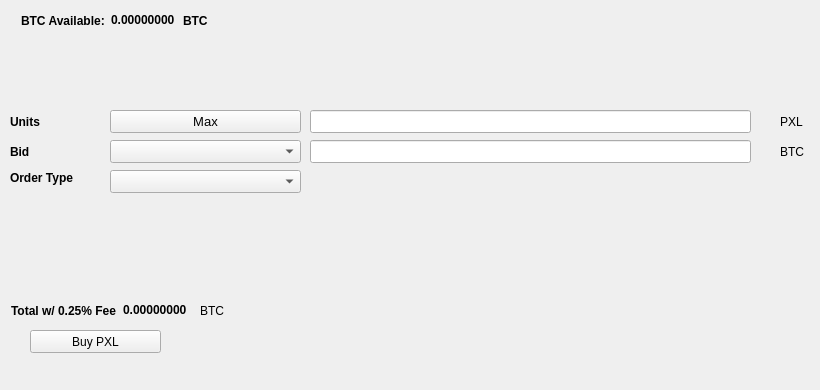
   <widget class="QWidget" name="BuyTab">
    <attribute name="title">
     <string>Buy</string>
    </attribute>
    <widget class="QPushButton" name="BuyPXL">
     <property name="geometry">
      <rect>
       <x>30</x>
       <y>330</y>
       <width>131</width>
       <height>23</height>
      </rect>
     </property>
     <property name="text">
      <string>Buy PXL</string>
     </property>
     <property name="icon">
      <iconset resource="../pixel.qrc">
       <normaloff>:/icons/bitcoin</normaloff>:/icons/bitcoin</iconset>
     </property>
    </widget>
    <widget class="QLabel" name="label_3">
     <property name="geometry">
      <rect>
       <x>10</x>
       <y>110</y>
       <width>46</width>
       <height>23</height>
      </rect>
     </property>
     <property name="font">
      <font>
       <weight>75</weight>
       <bold>true</bold>
      </font>
     </property>
     <property name="text">
      <string>Units</string>
     </property>
    </widget>
    <widget class="QLineEdit" name="UnitsInput">
     <property name="geometry">
      <rect>
       <x>310</x>
       <y>110</y>
       <width>441</width>
       <height>23</height>
      </rect>
     </property>
     <property name="font">
      <font>
       <pointsize>9</pointsize>
       <weight>75</weight>
       <bold>true</bold>
      </font>
     </property>
    </widget>
    <widget class="QLineEdit" name="BuyBidPriceEdit">
     <property name="geometry">
      <rect>
       <x>310</x>
       <y>140</y>
       <width>441</width>
       <height>23</height>
      </rect>
     </property>
     <property name="font">
      <font>
       <pointsize>9</pointsize>
       <weight>75</weight>
       <bold>true</bold>
      </font>
     </property>
    </widget>
    <widget class="QLabel" name="label_4">
     <property name="geometry">
      <rect>
       <x>780</x>
       <y>110</y>
       <width>31</width>
       <height>23</height>
      </rect>
     </property>
     <property name="text">
      <string>PXL</string>
     </property>
    </widget>
    <widget class="QLabel" name="label_5">
     <property name="geometry">
      <rect>
       <x>780</x>
       <y>140</y>
       <width>31</width>
       <height>23</height>
      </rect>
     </property>
     <property name="text">
      <string>BTC</string>
     </property>
    </widget>
    <widget class="QLabel" name="label_6">
     <property name="geometry">
      <rect>
       <x>10</x>
       <y>140</y>
       <width>46</width>
       <height>23</height>
      </rect>
     </property>
     <property name="font">
      <font>
       <weight>75</weight>
       <bold>true</bold>
      </font>
     </property>
     <property name="text">
      <string>Bid</string>
     </property>
    </widget>
    <widget class="QLabel" name="label_7">
     <property name="geometry">
      <rect>
       <x>10</x>
       <y>170</y>
       <width>91</width>
       <height>16</height>
      </rect>
     </property>
     <property name="font">
      <font>
       <weight>75</weight>
       <bold>true</bold>
      </font>
     </property>
     <property name="text">
      <string>Order Type</string>
     </property>
    </widget>
    <widget class="QPushButton" name="Buy_Max_Amount">
     <property name="geometry">
      <rect>
       <x>110</x>
       <y>110</y>
       <width>191</width>
       <height>23</height>
      </rect>
     </property>
     <property name="font">
      <font>
       <pointsize>10</pointsize>
      </font>
     </property>
     <property name="text">
      <string>Max</string>
     </property>
    </widget>
    <widget class="QComboBox" name="BuyBidcomboBox">
     <property name="geometry">
      <rect>
       <x>110</x>
       <y>140</y>
       <width>191</width>
       <height>23</height>
      </rect>
     </property>
     <property name="font">
      <font>
       <pointsize>10</pointsize>
      </font>
     </property>
    </widget>
    <widget class="QComboBox" name="buyOrdertypeCombo">
     <property name="geometry">
      <rect>
       <x>110</x>
       <y>170</y>
       <width>191</width>
       <height>23</height>
      </rect>
     </property>
     <property name="font">
      <font>
       <pointsize>10</pointsize>
      </font>
     </property>
    </widget>
    <widget class="QWidget" name="layoutWidget1">
     <property name="geometry">
      <rect>
       <x>21</x>
       <y>11</y>
       <width>227</width>
       <height>19</height>
      </rect>
     </property>
     <layout class="QHBoxLayout" name="horizontalLayout_3">
      <item>
       <widget class="QLabel" name="label232">
        <property name="font">
         <font>
          <weight>75</weight>
          <bold>true</bold>
         </font>
        </property>
        <property name="text">
         <string>BTC Available:</string>
        </property>
       </widget>
      </item>
      <item>
       <widget class="QLabel" name="BtcAvailableLbl">
        <property name="palette">
         <palette>
          <active>
           <colorrole role="WindowText">
            <brush brushstyle="SolidPattern">
             <color alpha="255">
              <red>0</red>
              <green>0</green>
              <blue>0</blue>
             </color>
            </brush>
           </colorrole>
           <colorrole role="Button">
            <brush brushstyle="SolidPattern">
             <color alpha="255">
              <red>0</red>
              <green>170</green>
              <blue>0</blue>
             </color>
            </brush>
           </colorrole>
           <colorrole role="Light">
            <brush brushstyle="SolidPattern">
             <color alpha="255">
              <red>0</red>
              <green>255</green>
              <blue>0</blue>
             </color>
            </brush>
           </colorrole>
           <colorrole role="Midlight">
            <brush brushstyle="SolidPattern">
             <color alpha="255">
              <red>0</red>
              <green>212</green>
              <blue>0</blue>
             </color>
            </brush>
           </colorrole>
           <colorrole role="Dark">
            <brush brushstyle="SolidPattern">
             <color alpha="255">
              <red>0</red>
              <green>85</green>
              <blue>0</blue>
             </color>
            </brush>
           </colorrole>
           <colorrole role="Mid">
            <brush brushstyle="SolidPattern">
             <color alpha="255">
              <red>0</red>
              <green>113</green>
              <blue>0</blue>
             </color>
            </brush>
           </colorrole>
           <colorrole role="Text">
            <brush brushstyle="SolidPattern">
             <color alpha="255">
              <red>0</red>
              <green>170</green>
              <blue>0</blue>
             </color>
            </brush>
           </colorrole>
           <colorrole role="BrightText">
            <brush brushstyle="SolidPattern">
             <color alpha="255">
              <red>255</red>
              <green>255</green>
              <blue>255</blue>
             </color>
            </brush>
           </colorrole>
           <colorrole role="ButtonText">
            <brush brushstyle="SolidPattern">
             <color alpha="255">
              <red>0</red>
              <green>0</green>
              <blue>0</blue>
             </color>
            </brush>
           </colorrole>
           <colorrole role="Base">
            <brush brushstyle="SolidPattern">
             <color alpha="255">
              <red>255</red>
              <green>255</green>
              <blue>255</blue>
             </color>
            </brush>
           </colorrole>
           <colorrole role="Window">
            <brush brushstyle="SolidPattern">
             <color alpha="255">
              <red>0</red>
              <green>170</green>
              <blue>0</blue>
             </color>
            </brush>
           </colorrole>
           <colorrole role="Shadow">
            <brush brushstyle="SolidPattern">
             <color alpha="255">
              <red>0</red>
              <green>0</green>
              <blue>0</blue>
             </color>
            </brush>
           </colorrole>
           <colorrole role="AlternateBase">
            <brush brushstyle="SolidPattern">
             <color alpha="255">
              <red>127</red>
              <green>212</green>
              <blue>127</blue>
             </color>
            </brush>
           </colorrole>
           <colorrole role="ToolTipBase">
            <brush brushstyle="SolidPattern">
             <color alpha="255">
              <red>255</red>
              <green>255</green>
              <blue>220</blue>
             </color>
            </brush>
           </colorrole>
           <colorrole role="ToolTipText">
            <brush brushstyle="SolidPattern">
             <color alpha="255">
              <red>0</red>
              <green>0</green>
              <blue>0</blue>
             </color>
            </brush>
           </colorrole>
          </active>
          <inactive>
           <colorrole role="WindowText">
            <brush brushstyle="SolidPattern">
             <color alpha="255">
              <red>0</red>
              <green>0</green>
              <blue>0</blue>
             </color>
            </brush>
           </colorrole>
           <colorrole role="Button">
            <brush brushstyle="SolidPattern">
             <color alpha="255">
              <red>0</red>
              <green>170</green>
              <blue>0</blue>
             </color>
            </brush>
           </colorrole>
           <colorrole role="Light">
            <brush brushstyle="SolidPattern">
             <color alpha="255">
              <red>0</red>
              <green>255</green>
              <blue>0</blue>
             </color>
            </brush>
           </colorrole>
           <colorrole role="Midlight">
            <brush brushstyle="SolidPattern">
             <color alpha="255">
              <red>0</red>
              <green>212</green>
              <blue>0</blue>
             </color>
            </brush>
           </colorrole>
           <colorrole role="Dark">
            <brush brushstyle="SolidPattern">
             <color alpha="255">
              <red>0</red>
              <green>85</green>
              <blue>0</blue>
             </color>
            </brush>
           </colorrole>
           <colorrole role="Mid">
            <brush brushstyle="SolidPattern">
             <color alpha="255">
              <red>0</red>
              <green>113</green>
              <blue>0</blue>
             </color>
            </brush>
           </colorrole>
           <colorrole role="Text">
            <brush brushstyle="SolidPattern">
             <color alpha="255">
              <red>0</red>
              <green>170</green>
              <blue>0</blue>
             </color>
            </brush>
           </colorrole>
           <colorrole role="BrightText">
            <brush brushstyle="SolidPattern">
             <color alpha="255">
              <red>255</red>
              <green>255</green>
              <blue>255</blue>
             </color>
            </brush>
           </colorrole>
           <colorrole role="ButtonText">
            <brush brushstyle="SolidPattern">
             <color alpha="255">
              <red>0</red>
              <green>0</green>
              <blue>0</blue>
             </color>
            </brush>
           </colorrole>
           <colorrole role="Base">
            <brush brushstyle="SolidPattern">
             <color alpha="255">
              <red>255</red>
              <green>255</green>
              <blue>255</blue>
             </color>
            </brush>
           </colorrole>
           <colorrole role="Window">
            <brush brushstyle="SolidPattern">
             <color alpha="255">
              <red>0</red>
              <green>170</green>
              <blue>0</blue>
             </color>
            </brush>
           </colorrole>
           <colorrole role="Shadow">
            <brush brushstyle="SolidPattern">
             <color alpha="255">
              <red>0</red>
              <green>0</green>
              <blue>0</blue>
             </color>
            </brush>
           </colorrole>
           <colorrole role="AlternateBase">
            <brush brushstyle="SolidPattern">
             <color alpha="255">
              <red>127</red>
              <green>212</green>
              <blue>127</blue>
             </color>
            </brush>
           </colorrole>
           <colorrole role="ToolTipBase">
            <brush brushstyle="SolidPattern">
             <color alpha="255">
              <red>255</red>
              <green>255</green>
              <blue>220</blue>
             </color>
            </brush>
           </colorrole>
           <colorrole role="ToolTipText">
            <brush brushstyle="SolidPattern">
             <color alpha="255">
              <red>0</red>
              <green>0</green>
              <blue>0</blue>
             </color>
            </brush>
           </colorrole>
          </inactive>
          <disabled>
           <colorrole role="WindowText">
            <brush brushstyle="SolidPattern">
             <color alpha="255">
              <red>0</red>
              <green>85</green>
              <blue>0</blue>
             </color>
            </brush>
           </colorrole>
           <colorrole role="Button">
            <brush brushstyle="SolidPattern">
             <color alpha="255">
              <red>0</red>
              <green>170</green>
              <blue>0</blue>
             </color>
            </brush>
           </colorrole>
           <colorrole role="Light">
            <brush brushstyle="SolidPattern">
             <color alpha="255">
              <red>0</red>
              <green>255</green>
              <blue>0</blue>
             </color>
            </brush>
           </colorrole>
           <colorrole role="Midlight">
            <brush brushstyle="SolidPattern">
             <color alpha="255">
              <red>0</red>
              <green>212</green>
              <blue>0</blue>
             </color>
            </brush>
           </colorrole>
           <colorrole role="Dark">
            <brush brushstyle="SolidPattern">
             <color alpha="255">
              <red>0</red>
              <green>85</green>
              <blue>0</blue>
             </color>
            </brush>
           </colorrole>
           <colorrole role="Mid">
            <brush brushstyle="SolidPattern">
             <color alpha="255">
              <red>0</red>
              <green>113</green>
              <blue>0</blue>
             </color>
            </brush>
           </colorrole>
           <colorrole role="Text">
            <brush brushstyle="SolidPattern">
             <color alpha="255">
              <red>0</red>
              <green>85</green>
              <blue>0</blue>
             </color>
            </brush>
           </colorrole>
           <colorrole role="BrightText">
            <brush brushstyle="SolidPattern">
             <color alpha="255">
              <red>255</red>
              <green>255</green>
              <blue>255</blue>
             </color>
            </brush>
           </colorrole>
           <colorrole role="ButtonText">
            <brush brushstyle="SolidPattern">
             <color alpha="255">
              <red>0</red>
              <green>85</green>
              <blue>0</blue>
             </color>
            </brush>
           </colorrole>
           <colorrole role="Base">
            <brush brushstyle="SolidPattern">
             <color alpha="255">
              <red>0</red>
              <green>170</green>
              <blue>0</blue>
             </color>
            </brush>
           </colorrole>
           <colorrole role="Window">
            <brush brushstyle="SolidPattern">
             <color alpha="255">
              <red>0</red>
              <green>170</green>
              <blue>0</blue>
             </color>
            </brush>
           </colorrole>
           <colorrole role="Shadow">
            <brush brushstyle="SolidPattern">
             <color alpha="255">
              <red>0</red>
              <green>0</green>
              <blue>0</blue>
             </color>
            </brush>
           </colorrole>
           <colorrole role="AlternateBase">
            <brush brushstyle="SolidPattern">
             <color alpha="255">
              <red>0</red>
              <green>170</green>
              <blue>0</blue>
             </color>
            </brush>
           </colorrole>
           <colorrole role="ToolTipBase">
            <brush brushstyle="SolidPattern">
             <color alpha="255">
              <red>255</red>
              <green>255</green>
              <blue>220</blue>
             </color>
            </brush>
           </colorrole>
           <colorrole role="ToolTipText">
            <brush brushstyle="SolidPattern">
             <color alpha="255">
              <red>0</red>
              <green>0</green>
              <blue>0</blue>
             </color>
            </brush>
           </colorrole>
          </disabled>
         </palette>
        </property>
        <property name="font">
         <font>
          <weight>75</weight>
          <bold>true</bold>
         </font>
        </property>
        <property name="text">
         <string>0.00000000</string>
        </property>
        <property name="textInteractionFlags">
         <set>Qt::LinksAccessibleByMouse|Qt::TextSelectableByKeyboard|Qt::TextSelectableByMouse</set>
        </property>
       </widget>
      </item>
      <item>
       <widget class="QLabel" name="BtcAvailableLbl_2">
        <property name="font">
         <font>
          <weight>75</weight>
          <bold>true</bold>
         </font>
        </property>
        <property name="text">
         <string>BTC</string>
        </property>
       </widget>
      </item>
     </layout>
    </widget>
    <widget class="QWidget" name="layoutWidge2">
     <property name="geometry">
      <rect>
       <x>11</x>
       <y>301</y>
       <width>259</width>
       <height>19</height>
      </rect>
     </property>
     <layout class="QHBoxLayout" name="horizontalLayout_4">
      <item>
       <widget class="QLabel" name="label_9">
        <property name="font">
         <font>
          <weight>75</weight>
          <bold>true</bold>
         </font>
        </property>
        <property name="text">
         <string>Total w/ 0.25% Fee</string>
        </property>
       </widget>
      </item>
      <item>
       <widget class="QLabel" name="BuyCostLabel">
        <property name="palette">
         <palette>
          <active>
           <colorrole role="WindowText">
            <brush brushstyle="SolidPattern">
             <color alpha="255">
              <red>0</red>
              <green>0</green>
              <blue>0</blue>
             </color>
            </brush>
           </colorrole>
           <colorrole role="Button">
            <brush brushstyle="SolidPattern">
             <color alpha="255">
              <red>0</red>
              <green>170</green>
              <blue>0</blue>
             </color>
            </brush>
           </colorrole>
           <colorrole role="Light">
            <brush brushstyle="SolidPattern">
             <color alpha="255">
              <red>0</red>
              <green>255</green>
              <blue>0</blue>
             </color>
            </brush>
           </colorrole>
           <colorrole role="Midlight">
            <brush brushstyle="SolidPattern">
             <color alpha="255">
              <red>0</red>
              <green>212</green>
              <blue>0</blue>
             </color>
            </brush>
           </colorrole>
           <colorrole role="Dark">
            <brush brushstyle="SolidPattern">
             <color alpha="255">
              <red>0</red>
              <green>85</green>
              <blue>0</blue>
             </color>
            </brush>
           </colorrole>
           <colorrole role="Mid">
            <brush brushstyle="SolidPattern">
             <color alpha="255">
              <red>0</red>
              <green>113</green>
              <blue>0</blue>
             </color>
            </brush>
           </colorrole>
           <colorrole role="Text">
            <brush brushstyle="SolidPattern">
             <color alpha="255">
              <red>0</red>
              <green>170</green>
              <blue>0</blue>
             </color>
            </brush>
           </colorrole>
           <colorrole role="BrightText">
            <brush brushstyle="SolidPattern">
             <color alpha="255">
              <red>255</red>
              <green>255</green>
              <blue>255</blue>
             </color>
            </brush>
           </colorrole>
           <colorrole role="ButtonText">
            <brush brushstyle="SolidPattern">
             <color alpha="255">
              <red>0</red>
              <green>0</green>
              <blue>0</blue>
             </color>
            </brush>
           </colorrole>
           <colorrole role="Base">
            <brush brushstyle="SolidPattern">
             <color alpha="255">
              <red>255</red>
              <green>255</green>
              <blue>255</blue>
             </color>
            </brush>
           </colorrole>
           <colorrole role="Window">
            <brush brushstyle="SolidPattern">
             <color alpha="255">
              <red>0</red>
              <green>170</green>
              <blue>0</blue>
             </color>
            </brush>
           </colorrole>
           <colorrole role="Shadow">
            <brush brushstyle="SolidPattern">
             <color alpha="255">
              <red>0</red>
              <green>0</green>
              <blue>0</blue>
             </color>
            </brush>
           </colorrole>
           <colorrole role="AlternateBase">
            <brush brushstyle="SolidPattern">
             <color alpha="255">
              <red>127</red>
              <green>212</green>
              <blue>127</blue>
             </color>
            </brush>
           </colorrole>
           <colorrole role="ToolTipBase">
            <brush brushstyle="SolidPattern">
             <color alpha="255">
              <red>255</red>
              <green>255</green>
              <blue>220</blue>
             </color>
            </brush>
           </colorrole>
           <colorrole role="ToolTipText">
            <brush brushstyle="SolidPattern">
             <color alpha="255">
              <red>0</red>
              <green>0</green>
              <blue>0</blue>
             </color>
            </brush>
           </colorrole>
          </active>
          <inactive>
           <colorrole role="WindowText">
            <brush brushstyle="SolidPattern">
             <color alpha="255">
              <red>0</red>
              <green>0</green>
              <blue>0</blue>
             </color>
            </brush>
           </colorrole>
           <colorrole role="Button">
            <brush brushstyle="SolidPattern">
             <color alpha="255">
              <red>0</red>
              <green>170</green>
              <blue>0</blue>
             </color>
            </brush>
           </colorrole>
           <colorrole role="Light">
            <brush brushstyle="SolidPattern">
             <color alpha="255">
              <red>0</red>
              <green>255</green>
              <blue>0</blue>
             </color>
            </brush>
           </colorrole>
           <colorrole role="Midlight">
            <brush brushstyle="SolidPattern">
             <color alpha="255">
              <red>0</red>
              <green>212</green>
              <blue>0</blue>
             </color>
            </brush>
           </colorrole>
           <colorrole role="Dark">
            <brush brushstyle="SolidPattern">
             <color alpha="255">
              <red>0</red>
              <green>85</green>
              <blue>0</blue>
             </color>
            </brush>
           </colorrole>
           <colorrole role="Mid">
            <brush brushstyle="SolidPattern">
             <color alpha="255">
              <red>0</red>
              <green>113</green>
              <blue>0</blue>
             </color>
            </brush>
           </colorrole>
           <colorrole role="Text">
            <brush brushstyle="SolidPattern">
             <color alpha="255">
              <red>0</red>
              <green>170</green>
              <blue>0</blue>
             </color>
            </brush>
           </colorrole>
           <colorrole role="BrightText">
            <brush brushstyle="SolidPattern">
             <color alpha="255">
              <red>255</red>
              <green>255</green>
              <blue>255</blue>
             </color>
            </brush>
           </colorrole>
           <colorrole role="ButtonText">
            <brush brushstyle="SolidPattern">
             <color alpha="255">
              <red>0</red>
              <green>0</green>
              <blue>0</blue>
             </color>
            </brush>
           </colorrole>
           <colorrole role="Base">
            <brush brushstyle="SolidPattern">
             <color alpha="255">
              <red>255</red>
              <green>255</green>
              <blue>255</blue>
             </color>
            </brush>
           </colorrole>
           <colorrole role="Window">
            <brush brushstyle="SolidPattern">
             <color alpha="255">
              <red>0</red>
              <green>170</green>
              <blue>0</blue>
             </color>
            </brush>
           </colorrole>
           <colorrole role="Shadow">
            <brush brushstyle="SolidPattern">
             <color alpha="255">
              <red>0</red>
              <green>0</green>
              <blue>0</blue>
             </color>
            </brush>
           </colorrole>
           <colorrole role="AlternateBase">
            <brush brushstyle="SolidPattern">
             <color alpha="255">
              <red>127</red>
              <green>212</green>
              <blue>127</blue>
             </color>
            </brush>
           </colorrole>
           <colorrole role="ToolTipBase">
            <brush brushstyle="SolidPattern">
             <color alpha="255">
              <red>255</red>
              <green>255</green>
              <blue>220</blue>
             </color>
            </brush>
           </colorrole>
           <colorrole role="ToolTipText">
            <brush brushstyle="SolidPattern">
             <color alpha="255">
              <red>0</red>
              <green>0</green>
              <blue>0</blue>
             </color>
            </brush>
           </colorrole>
          </inactive>
          <disabled>
           <colorrole role="WindowText">
            <brush brushstyle="SolidPattern">
             <color alpha="255">
              <red>0</red>
              <green>85</green>
              <blue>0</blue>
             </color>
            </brush>
           </colorrole>
           <colorrole role="Button">
            <brush brushstyle="SolidPattern">
             <color alpha="255">
              <red>0</red>
              <green>170</green>
              <blue>0</blue>
             </color>
            </brush>
           </colorrole>
           <colorrole role="Light">
            <brush brushstyle="SolidPattern">
             <color alpha="255">
              <red>0</red>
              <green>255</green>
              <blue>0</blue>
             </color>
            </brush>
           </colorrole>
           <colorrole role="Midlight">
            <brush brushstyle="SolidPattern">
             <color alpha="255">
              <red>0</red>
              <green>212</green>
              <blue>0</blue>
             </color>
            </brush>
           </colorrole>
           <colorrole role="Dark">
            <brush brushstyle="SolidPattern">
             <color alpha="255">
              <red>0</red>
              <green>85</green>
              <blue>0</blue>
             </color>
            </brush>
           </colorrole>
           <colorrole role="Mid">
            <brush brushstyle="SolidPattern">
             <color alpha="255">
              <red>0</red>
              <green>113</green>
              <blue>0</blue>
             </color>
            </brush>
           </colorrole>
           <colorrole role="Text">
            <brush brushstyle="SolidPattern">
             <color alpha="255">
              <red>0</red>
              <green>85</green>
              <blue>0</blue>
             </color>
            </brush>
           </colorrole>
           <colorrole role="BrightText">
            <brush brushstyle="SolidPattern">
             <color alpha="255">
              <red>255</red>
              <green>255</green>
              <blue>255</blue>
             </color>
            </brush>
           </colorrole>
           <colorrole role="ButtonText">
            <brush brushstyle="SolidPattern">
             <color alpha="255">
              <red>0</red>
              <green>85</green>
              <blue>0</blue>
             </color>
            </brush>
           </colorrole>
           <colorrole role="Base">
            <brush brushstyle="SolidPattern">
             <color alpha="255">
              <red>0</red>
              <green>170</green>
              <blue>0</blue>
             </color>
            </brush>
           </colorrole>
           <colorrole role="Window">
            <brush brushstyle="SolidPattern">
             <color alpha="255">
              <red>0</red>
              <green>170</green>
              <blue>0</blue>
             </color>
            </brush>
           </colorrole>
           <colorrole role="Shadow">
            <brush brushstyle="SolidPattern">
             <color alpha="255">
              <red>0</red>
              <green>0</green>
              <blue>0</blue>
             </color>
            </brush>
           </colorrole>
           <colorrole role="AlternateBase">
            <brush brushstyle="SolidPattern">
             <color alpha="255">
              <red>0</red>
              <green>170</green>
              <blue>0</blue>
             </color>
            </brush>
           </colorrole>
           <colorrole role="ToolTipBase">
            <brush brushstyle="SolidPattern">
             <color alpha="255">
              <red>255</red>
              <green>255</green>
              <blue>220</blue>
             </color>
            </brush>
           </colorrole>
           <colorrole role="ToolTipText">
            <brush brushstyle="SolidPattern">
             <color alpha="255">
              <red>0</red>
              <green>0</green>
              <blue>0</blue>
             </color>
            </brush>
           </colorrole>
          </disabled>
         </palette>
        </property>
        <property name="font">
         <font>
          <weight>75</weight>
          <bold>true</bold>
         </font>
        </property>
        <property name="autoFillBackground">
         <bool>false</bool>
        </property>
        <property name="text">
         <string>0.00000000</string>
        </property>
        <property name="textInteractionFlags">
         <set>Qt::LinksAccessibleByMouse|Qt::TextSelectableByMouse</set>
        </property>
       </widget>
      </item>
      <item>
       <widget class="QLabel" name="label_10">
        <property name="font">
         <font>
          <weight>50</weight>
          <bold>false</bold>
         </font>
        </property>
        <property name="text">
         <string>BTC</string>
        </property>
       </widget>
      </item>
     </layout>
    </widget>
    <widget class="QLabel" name="label_24">
     <property name="geometry">
      <rect>
       <x>460</x>
       <y>300</y>
       <width>281</width>
       <height>81</height>
      </rect>
     </property>
     <property name="text">
      <string/>
     </property>
     <property name="pixmap">
      <pixmap>:/images/bittrex</pixmap>
     </property>
    </widget>
   </widget>
